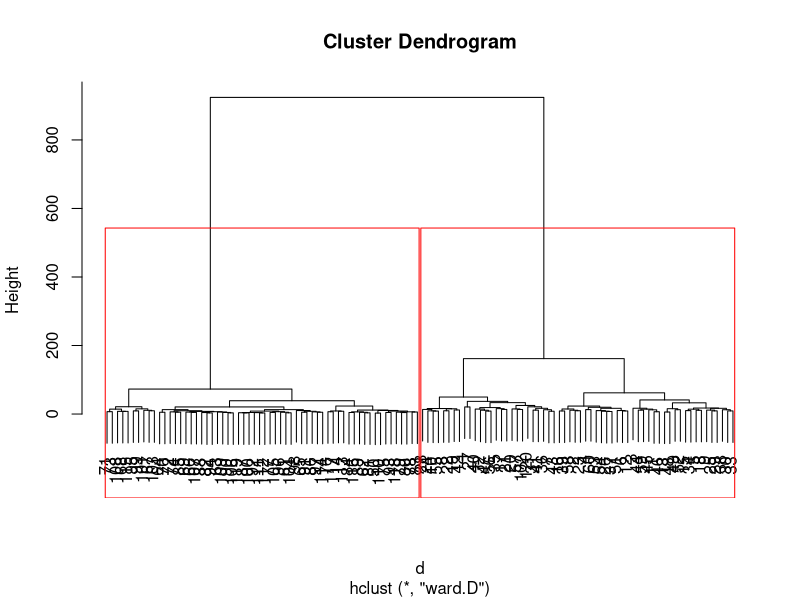
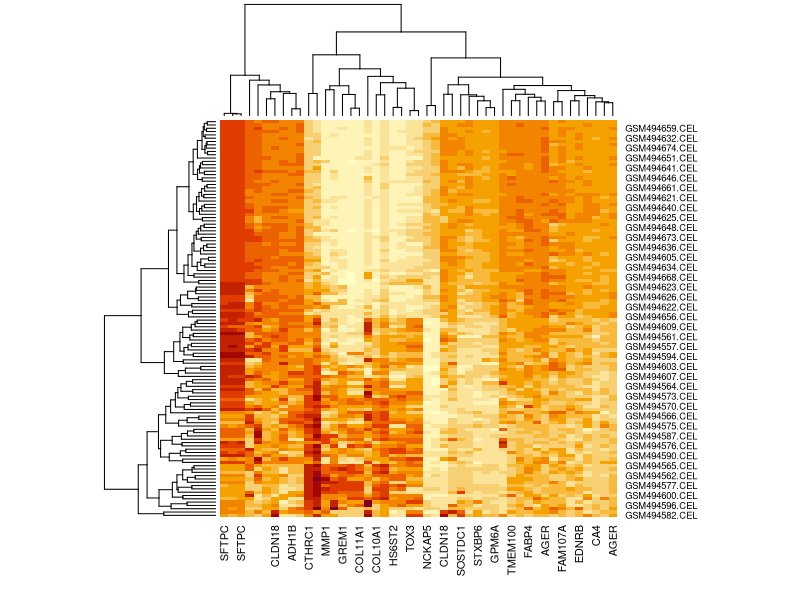
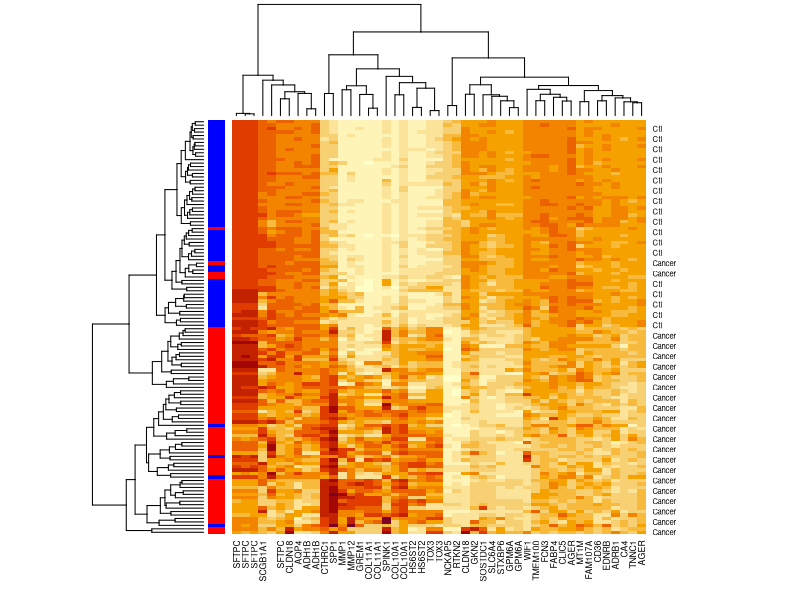
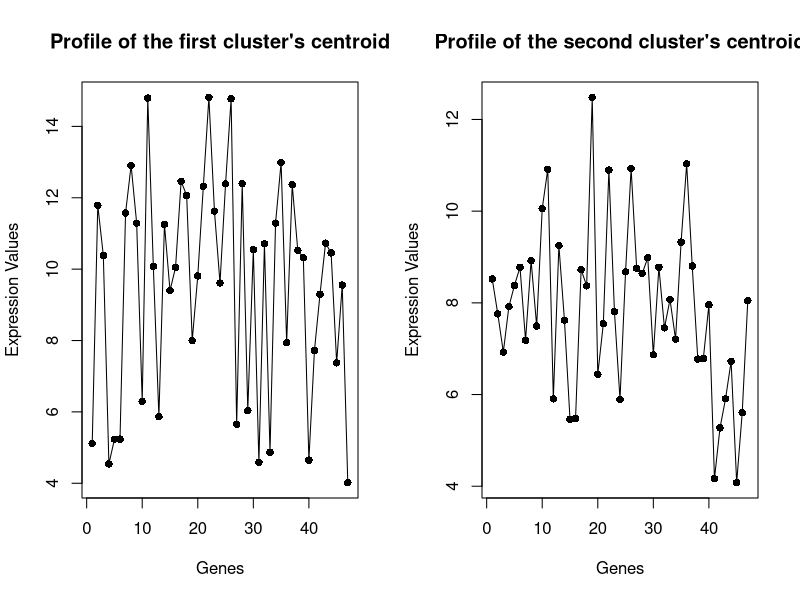
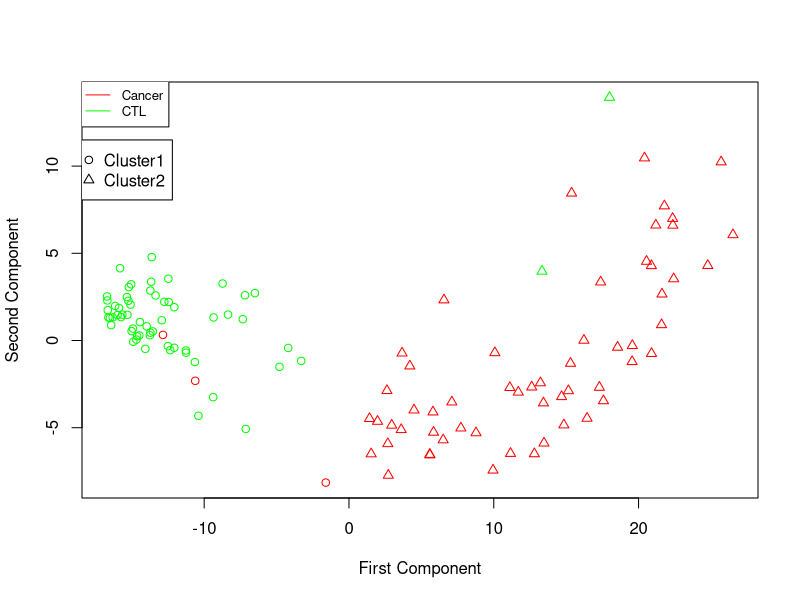
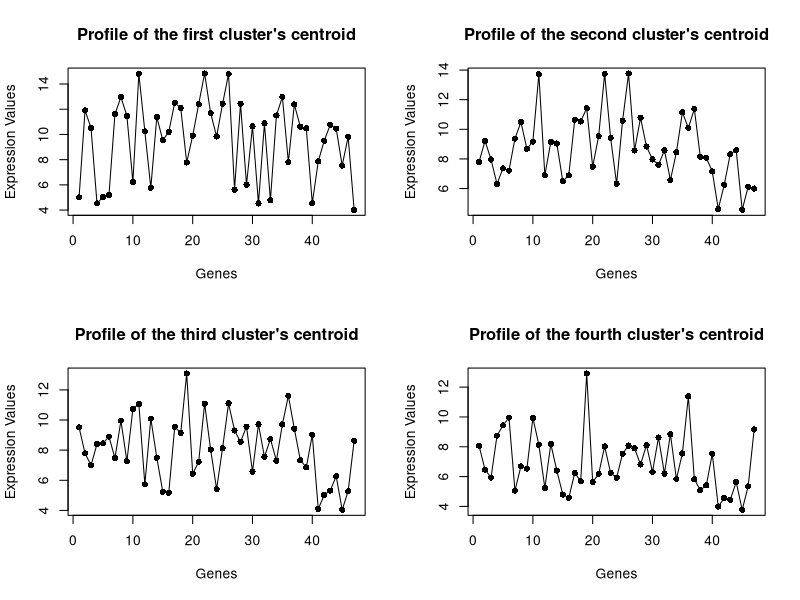
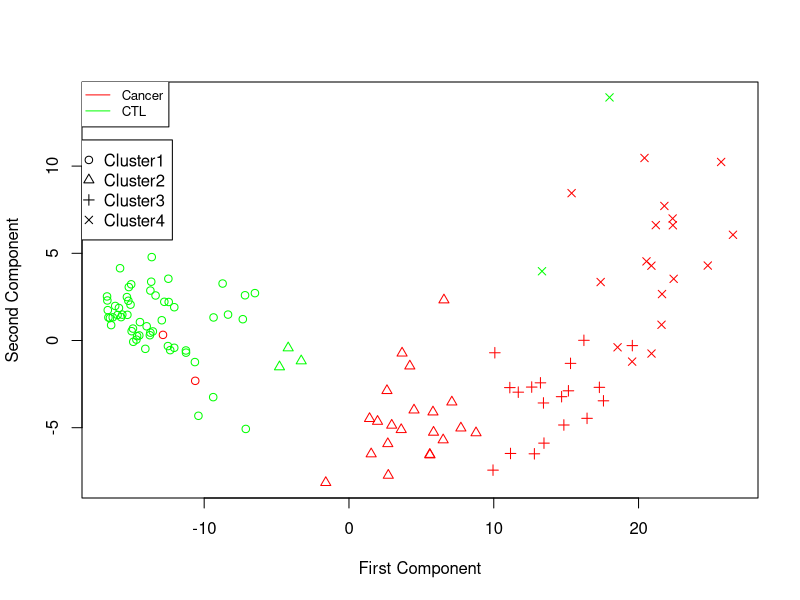

The R source for these figures, in order:
##PART1
lung<-read.table(file.path("lung-cancer-sig-data.txt"),sep = "\t",header=T)
lung.fold<-as.data.frame(t(lung[,2:122]))
lung.fold<-lung.fold[-1,]
colnames(lung.fold)<-lung[,2]
library(e1071)
library(fpc)
lung.fold<-as.data.frame(apply(lung.fold,2,as.numeric))
d<-dist(lung.fold,method="euclidean")
fit<-hclust(d,method="ward.D")
plot(fit)
groups<-cutree(fit,k=2)
rect.hclust(fit,k=2,border="red")

a<-as.matrix(lung.fold)
row.names(a)<-colnames(lung)[3:122]
colnames(a)<-c(colnames(a)[1:34],"",colnames(a)[36:47])
b<-heatmap(a,distfun = dist,hclustfun = hclust)
col<-vector()
lab<-vector()
for(i in 1:120)
{if(b$rowInd[i]<=60)
{col[i]<-"#FF0000"
lab[i]<-"Cancer"
}
  else
  {col[i]<-"#0000FF"
  lab[i]<-"Ctl"}
}
heatmap(a,distfun = dist,hclustfun = hclust,RowSideColors = col,cexRow = 0.7,labRow = lab)

#Use 2 to be the initial number of clusters to do the cluster
km<-kmeans(a,2)
km.cluster<-as.data.frame(km$cluster)
km.centers<-as.data.frame(km$centers)
write.table(km.cluster,file = "cluster2.txt")
write.table(km.centers,file ="centers2.txt" )

par(mfrow=c(1,2))
plot(1:47,km.centers[1,],pch=16,main="Profile of the first cluster's centroid",xlab = "Genes",ylab = "Expression Values")
lines(1:47,km.centers[1,],pch=16)
plot(1:47,km.centers[2,],pch=16,main="Profile of the second cluster's centroid",xlab = "Genes",ylab = "Expression Values")
lines(1:47,km.centers[2,],pch=16)

pca.fit<-prcomp(a)
summary(pca.fit)
colnames(km.cluster)<-"km_cluster"
shape=km.cluster$km_cluster
col=c(rep("red",60),rep("green",60))
par(mfrow=c(1,1))
plot(pca.fit$x[,1],pca.fit$x[,2],col=col,pch=shape,xlab = "First Component",ylab = "Second Component")
legend(-19,15,legend = c("Cancer","CTL"),col = c("red","green"),cex = 0.8,lwd = 1, lty = 1)
legend(-19,11.5,legend=c("Cluster1","Cluster2"),pch = c(1,2,1,2))

#Use 4 to be the initial number of clusters to do the cluster
km<-kmeans(a,4)
km.cluster<-as.data.frame(km$cluster)
km.centers<-as.data.frame(km$centers)
write.table(km.cluster,file = "cluster4.txt")
write.table(km.centers,file ="centers4.txt" )

par(mfrow=c(2,2))
plot(1:47,km.centers[1,],pch=16,main="Profile of the first cluster's centroid",xlab = "Genes",ylab = "Expression Values")
lines(1:47,km.centers[1,],pch=16)
plot(1:47,km.centers[2,],pch=16,main="Profile of the second cluster's centroid",xlab = "Genes",ylab = "Expression Values")
lines(1:47,km.centers[2,],pch=16)
plot(1:47,km.centers[3,],pch=16,main="Profile of the third cluster's centroid",xlab = "Genes",ylab = "Expression Values")
lines(1:47,km.centers[3,],pch=16)
plot(1:47,km.centers[4,],pch=16,main="Profile of the fourth cluster's centroid",xlab = "Genes",ylab = "Expression Values")
lines(1:47,km.centers[4,],pch=16)

pca.fit<-prcomp(a)
summary(pca.fit)
colnames(km.cluster)<-"km_cluster"
shape=km.cluster$km_cluster
col=c(rep("red",60),rep("green",60))
par(mfrow=c(1,1))
plot(pca.fit$x[,1],pca.fit$x[,2],col=col,pch=shape,xlab = "First Component",ylab = "Second Component")
legend(-19,15,legend = c("Cancer","CTL"),col = c("red","green"),cex = 0.8,
       lwd = 1, lty = 1)
legend(-19,11.5,legend=c("Cluster1","Cluster2","Cluster3","Cluster4"),pch = c(1,2,3,4))


##PART2
manhat <- function(centroid, dataMatrix) {
  distance <- matrix(NA, nrow=dim(centroid)[1], ncol=dim(dataMatrix)[1])
  for(i in 1:nrow(dataMatrix)) {
    distance[,i] <- rowSums(abs(t(t(centroid)-dataMatrix[i,])))
  }
  distance
}

K_median <- function(x, centers, n.iter) {
  last.clusters<-vector()
  last.centers<-matrix(0,nrow=dim(centers)[1],ncol=dim(centers)[2])
  flag<-0
  i=1
  while(sum(i >= n.iter ,flag==1)<1) {
    distsToCenters <- manhat(centers,x)
    clusters <- apply(distsToCenters, 2, which.min)
    centers <- apply(x, 2, tapply, clusters, median)
    if(all(centers==last.centers)&all(clusters==last.clusters)){
      flag<-1}
    last.clusters<-clusters
    last.centers<-centers
    i=i+1
  }
  list(kclusters=clusters, kcenters=centers)
}
kcenters<-a[c(10,50,100),]
K_median(a,kcenters,5)
